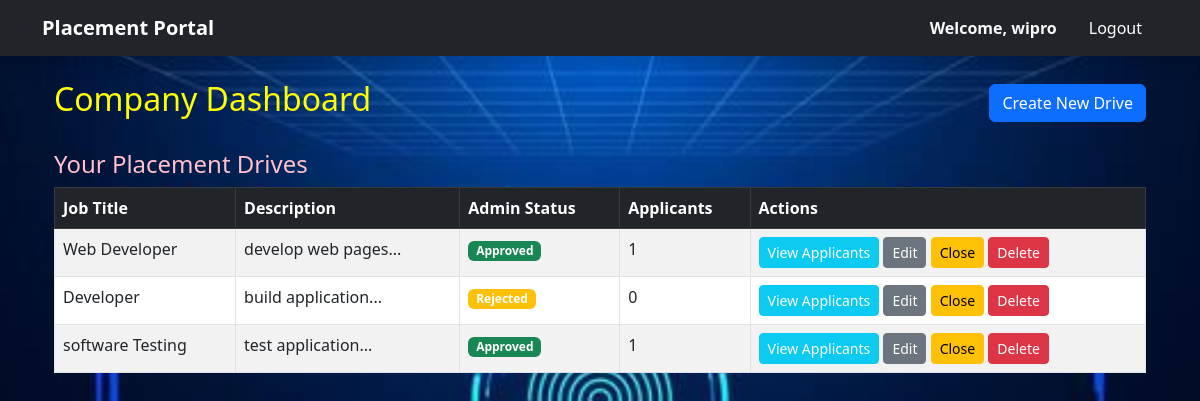
Screenshot of /company/dashboard (signed in) with the database file from the repository.
### models.py (models this page shows)
class Company(db.Model):
    id = db.Column(db.Integer, primary_key=True)
    user_id = db.Column(db.Integer, db.ForeignKey('user.id'), nullable=False)
    name = db.Column(db.String(100), nullable=False)
    hr_contact = db.Column(db.String(120))
    website = db.Column(db.String(100))
    status = db.Column(db.String(20), default='Pending')
    drives = db.relationship(
        'Drive',
        backref='company',
        cascade="all, delete"
    )

class Drive(db.Model):
    id = db.Column(db.Integer, primary_key=True)
    company_id = db.Column(db.Integer, db.ForeignKey('company.id'), nullable=False)
    job_title = db.Column(db.String(100), nullable=False)
    description = db.Column(db.Text)
    salary = db.Column(db.Float)
    eligibility_criteria = db.Column(db.Text)
    application_deadline = db.Column(db.Date)
    status = db.Column(db.String(20), default='Pending')

### routes/company_routes.py (the view)
@company_bp.route('/dashboard')
def dashboard():
    if not is_company():
        return redirect(url_for('auth.login'))
    user_id = session.get('user_id')
    company = Company.query.filter_by(user_id=user_id).first()
    if company.status != 'Approved':
        flash('Your company profile is pending approval from the admin. You cannot access the dashboard yet.', 'warning')
        return render_template('company/pending.html')
    drives = Drive.query.filter_by(company_id=company.id).order_by(Drive.id.desc()).all()
    return render_template('company/dashboard.html', company=company, drives=drives)

### routes/company_routes.py (called while the page is built)
def is_company():
    return session.get('role') == 'company'

### templates/company/dashboard.html
{% extends "base.html" %}
{% block content %}
<div class="container">
    <div class="d-flex justify-content-between align-items-center mb-4">
        <h2 style="color: yellow;">Company Dashboard</h2>
        <a href="{{ url_for('company.create_drive') }}" class="btn btn-primary">Create New Drive</a>
    </div>
    <h4 style="color: pink;">Your Placement Drives</h4>
    <table class="table table-striped table-bordered">
        <thead class="table-dark">
            <tr>
                <th>Job Title</th>
                <th>Description</th>
                <th>Admin Status</th>
                <th>Applicants</th>
                <th>Actions</th>
            </tr>
        </thead>
        <tbody>
            {% for drive in drives %}
            <tr>
                <td>{{ drive.job_title }}</td>
                <td>{{ drive.description[:100] }}...</td>
                <td>
                    <span class="badge {% if drive.status == 'Approved' %}bg-success{% else %}bg-warning{% endif %}">
                        {{ drive.status }}
                    </span>
                </td>
                <td>{{ drive.applications|length }}</td>
                <td>
                    <a href="{{ url_for('company.view_applicants', drive_id=drive.id) }}"
                        class="btn btn-sm btn-info text-white">View Applicants</a>
                    <a href="{{ url_for('company.edit_drive', drive_id=drive.id) }}"
                        class="btn btn-sm btn-secondary">Edit</a>
                    <a href="{{ url_for('company.close_drive', drive_id=drive.id) }}"
                        class="btn btn-sm btn-warning">Close</a>
                    <a href="{{ url_for('company.delete_drive', drive_id=drive.id) }}" class="btn btn-sm btn-danger"
                        onclick="return confirm('Are you sure?')">Delete</a>
                </td>
            </tr>
            {% else %}
            <tr>
                <td colspan="5" class="text-center">You have not created any placement drives yet.</td>
            </tr>
            {% endfor %}
        </tbody>
    </table>
</div>
{% endblock %}

### templates/base.html (shortened to what this page needs)
<!DOCTYPE html>
<html lang="en">
<head>
    <link href="https://cdn.jsdelivr.net/npm/bootstrap@5.3.0/dist/css/bootstrap.min.css" rel="stylesheet">
</head>
<body>
    <nav class="navbar navbar-expand-lg navbar-dark bg-dark shadow">
        <div class="container">
            <a class="navbar-brand fw-bold" href="#">Placement Portal</a>
            <div class="collapse navbar-collapse" id="navbarNav">
                <ul class="navbar-nav ms-auto align-items-center">
                    {% if session.get('user_id') %}
                        <li class="nav-item me-3">
                            <span class="navbar-text text-light fw-bold">
                                Welcome, {{ session.get('name', 'User') }}
                            </span>
                        </li>
                        <li class="nav-item">
                            <a class="nav-link btn btn-danger text-white btn-sm px-3" href="{{ url_for('auth.logout') }}">Logout</a>
                        </li>
                    {% endif %}
                </ul>
            </div>
        </div>
    </nav>
    <div class="container mt-4">
        {% block content %}{% endblock %}
    </div>
</body>
</html>

### templates/base.html (style rules this page uses)
body { background-size: cover; background-position: center; background-repeat: no-repeat; background-attachment: fixed; min-height: 100vh; background-color: #f8f9fa; }
.table { background-color: rgba(255, 255, 255, 0.92) !important; }

### rows the page displays
Company: get "wipro"
Drive: job_title "Web Developer", description "develop web pages", status "Approved", applications|length "1"
Drive: job_title "Developer", description "build application", status "Rejected", applications|length "0"
Drive: job_title "software Testing", description "test application", status "Approved", applications|length "1"
